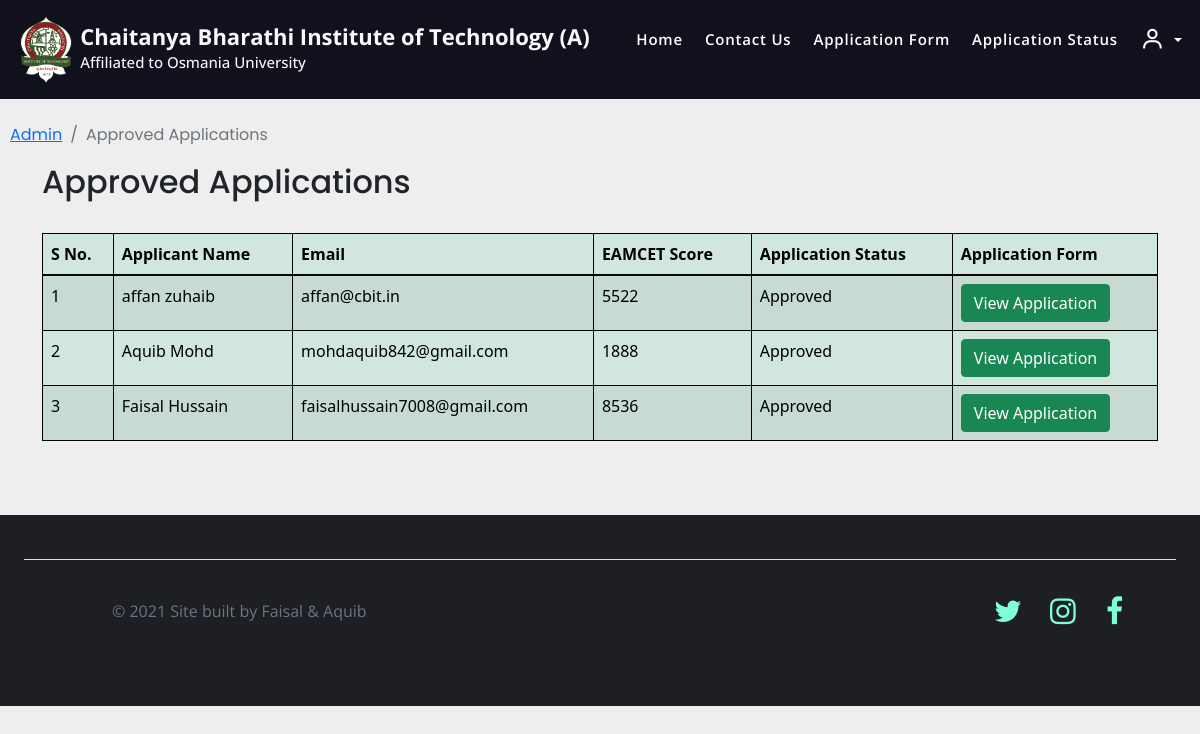
The app's page /approved_users/ (signed in) with its own data.
### home/models.py (models this page shows, shortened)
class Application(models.Model):
    COURSES = (
    ('Artificial Intelligence & Data Science', 'Artificial Intelligence & Data Science'),
    ('Artificial Intelligence & Machine Learning', 'Artificial Intelligence & Machine Learning'),
    ('IoT, Block-Chain Technology & Cyber Security', 'IoT, Block-Chain Technology & Cyber Security'),
    ('Computer Science Engineering', 'Computer Science Engineering'),
    ('Information Technology', 'Information Technology'),
    ('Electronics & Communication Engineering', 'Electronics & Communication Engineering'),
    ('Electrical & Electronics Engineering', 'Electrical & Electronics Engineering'),
    ('Mechanical Engineering', 'Mechanical Engineering'),
    ('Civil Engineering', 'Civil Engineering'),
    ('Chemical Engineering', 'Chemical Engineering'),
    ('Biotechnology', 'Biotechnology'),
    )
    GENDER_CHOICES = (
    ('Male', 'Male'),
    ('Female', 'Female'),
    ('Other', 'Other')
    )
    STATUS = (
        ('Approved', 'Approved'),
        ('Pending', 'Pending'),
        ('Rejected', 'Rejected'),
    )
    user = models.OneToOneField(User, on_delete=models.CASCADE, blank=True, null=True)
    course = models.CharField(max_length=100, choices= COURSES)
    name = models.CharField(max_length=200)
    gender = models.CharField(choices=GENDER_CHOICES, max_length=128, default="None")
    DOB = models.DateField(default=datetime.today)
    email = models.EmailField()
    phone = models.CharField(max_length=200)
    address = models.TextField(max_length=200)
    student_profile = models.ImageField(upload_to="images")
    ssc_score = models.DecimalField(max_digits=4, decimal_places=2, null=True)
    ssc_memo = models.ImageField(upload_to="images", null=True)
    ssc_tc = models.ImageField(upload_to="images", null=True)
    inter_score = models.DecimalField(max_digits=4, decimal_places=2, null=True)
    inter_memo = models.ImageField(upload_to="images", null=True)
    inter_tc = models.ImageField(upload_to="images", null=True)
    eamcet_score = models.IntegerField(null=True)
    eamcet_memo = models.ImageField(upload_to="images", null=True)
    jee_score = models.DecimalField(max_digits=5, decimal_places=3, null=True)
    jee_memo = models.ImageField(upload_to="images", null=True)
    Application_Status = models.TextField(max_length=100, choices=STATUS, default="Pending")
    message = models.TextField(max_length=100, default="", null=True, blank=True)

### home/views.py (the view)
# urls.py: path('approved_users/', views.approved_users, name='approved_users'),
def approved_users(request):
    if not request.user.is_superuser:
        return redirect("/sign_in")
    applications = Application.objects.filter(Application_Status='Approved')
    return render(request, 'approved_users.html', {"applications":applications})

### templates/approved_users.html (shortened to what this page needs)
{% extends 'base.html' %}
{% block body %}
<nav aria-label="breadcrumb" style="padding-left: 10px; font-family: 'Poppins', sans-serif;">
    <ol class="breadcrumb">
        <li class="breadcrumb-item"><a href="/handle_admin/">Admin</a></li>
        <li class="breadcrumb-item active" aria-current="page">Approved Applications</li>
    </ol>
</nav>
<div class="container" style="margin-bottom: 50px;">
    <h2 style="font-family: 'Poppins', sans-serif;">Approved Applications</h2><br>
    <table class="table table-success table-striped" id="myTable">
        <thead>
            <tr style="cursor:pointer">
                <th scope="col" onclick="sortTable(0);">S No.</th>
                <th scope="col" onclick="sortTable(1);">Applicant Name</th>
                <th scope="col" onclick="sortTable(2);">Email</th>
                <th scope="col" onclick="sortTable(3);">EAMCET Score</th>
                <th scope="col" onclick="sortTable(4);">Application Status</th>
                <th scope="col" >Application Form</th>
            </tr>
        </thead>
        <tbody>
            {% for application in applications %}
            <tr>
                <td></td>
                <td>{{application.name}}</td>
                <td>{{application.email}}</td>
                <td>{{application.eamcet_score}}</td>
                <td>{{application.Application_Status}}</td>
                <td><a href="/student_application/{{application.id}}/" target="_blank" class="btn btn-success">View Application</a></td>
            </tr>
            {% endfor %}
        </tbody>
    </table>
</div>
<br>
{% endblock body %}

### templates/base.html (style rules this page uses)
html { scroll-behavior: smooth; }
body { min-height: 100vh; padding: auto; overflow: visible; overflow-x: hidden; background-color: #eee; }

### templates/approved_users.html (style rules this page uses)
body { counter-reset: Serial; }
table { border-collapse: collapse; }
table, th, td { border: 1px solid black; }
tbody tr td:first-child:before { counter-increment: Serial; content: counter(Serial); }

### records on screen
Application: name "affan zuhaib", email "affan@cbit.in", eamcet_score "5522", Application_Status "Approved"
Application: name "Aquib Mohd", email "mohdaquib842@gmail.com", eamcet_score "1888", Application_Status "Approved"
Application: name "Faisal Hussain", email "faisalhussain7008@gmail.com", eamcet_score "8536", Application_Status "Approved"
